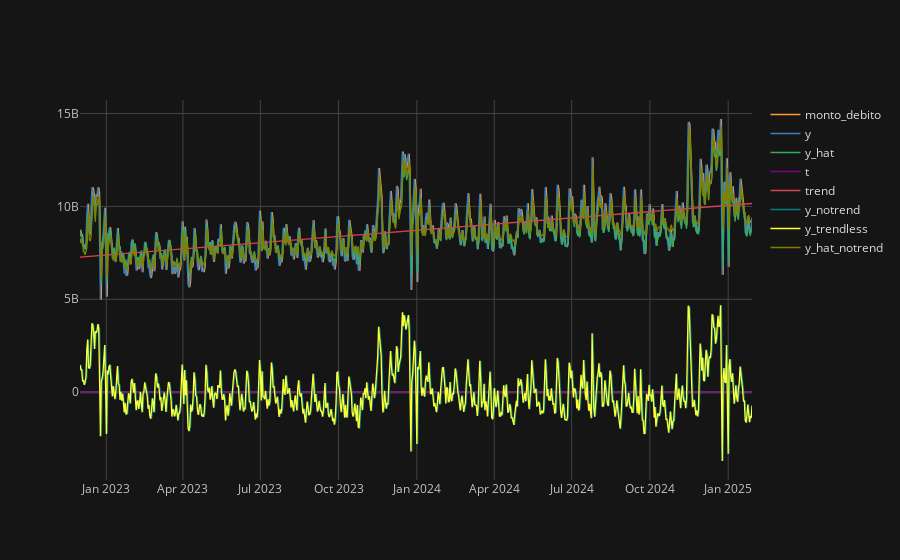

Notebook source saved alongside this figure:
### Code cell
df.set_index("fecha").iplot()

### Figure 1 — Plotly figure (JSON) as saved in the notebook; plotly's stock layout.template omitted (floating-point values rounded to 4 significant figures; data arrays with more than 128 entries replaced by an {"elided": "..."} marker saying what was removed)
{"data": [{"line": {"color": "rgba(255, 153, 51, 1.0)", "dash": "solid", "shape": "linear", "width": 1.3}, "mode": "lines", "name": "monto_debito", "text": "", "type": "scatter", "x": {"elided": "791 str values"}, "y": {"elided": "791 int values"}}, {"line": {"color": "rgba(55, 128, 191, 1.0)", "dash": "solid", "shape": "linear", "width": 1.3}, "mode": "lines", "name": "y", "text": "", "type": "scatter", "x": {"elided": "791 str values"}, "y": {"elided": "791 int values"}}, {"line": {"color": "rgba(50, 171, 96, 1.0)", "dash": "solid", "shape": "linear", "width": 1.3}, "mode": "lines", "name": "y_hat", "text": "", "type": "scatter", "x": {"elided": "791 str values"}, "y": {"elided": "791 int values"}}, {"line": {"color": "rgba(128, 0, 128, 1.0)", "dash": "solid", "shape": "linear", "width": 1.3}, "mode": "lines", "name": "t", "text": "", "type": "scatter", "x": {"elided": "791 str values"}, "y": {"elided": "791 int values"}}, {"line": {"color": "rgba(219, 64, 82, 1.0)", "dash": "solid", "shape": "linear", "width": 1.3}, "mode": "lines", "name": "trend", "text": "", "type": "scatter", "x": {"elided": "791 str values"}, "y": {"elided": "791 float values"}}, {"line": {"color": "rgba(0, 128, 128, 1.0)", "dash": "solid", "shape": "linear", "width": 1.3}, "mode": "lines", "name": "y_notrend", "text": "", "type": "scatter", "x": {"elided": "791 str values"}, "y": {"elided": "791 float values"}}, {"line": {"color": "rgba(255, 255, 51, 1.0)", "dash": "solid", "shape": "linear", "width": 1.3}, "mode": "lines", "name": "y_trendless", "text": "", "type": "scatter", "x": {"elided": "791 str values"}, "y": {"elided": "791 float values"}}, {"line": {"color": "rgba(128, 128, 0, 1.0)", "dash": "solid", "shape": "linear", "width": 1.3}, "mode": "lines", "name": "y_hat_notrend", "text": "", "type": "scatter", "x": {"elided": "791 str values"}, "y": {"elided": "791 float values"}}], "layout": {"autosize": true, "legend": {"bgcolor": "#151516", "font": {"color": "#D9D9D9"}}, "paper_bgcolor": "#151516", "plot_bgcolor": "#151516", "title": {"font": {"color": "#D9D9D9"}}, "xaxis": {"autorange": true, "gridcolor": "#434343", "range": ["2022-12-01", "2025-01-29"], "showgrid": true, "tickfont": {"color": "#C2C2C2"}, "title": {"font": {"color": "#D9D9D9"}, "text": ""}, "type": "date", "zerolinecolor": "#666570"}, "yaxis": {"autorange": true, "gridcolor": "#434343", "range": [-4730000000.0, 15730000000.0], "showgrid": true, "tickfont": {"color": "#C2C2C2"}, "title": {"font": {"color": "#D9D9D9"}, "text": ""}, "type": "linear", "zerolinecolor": "#666570"}}}
